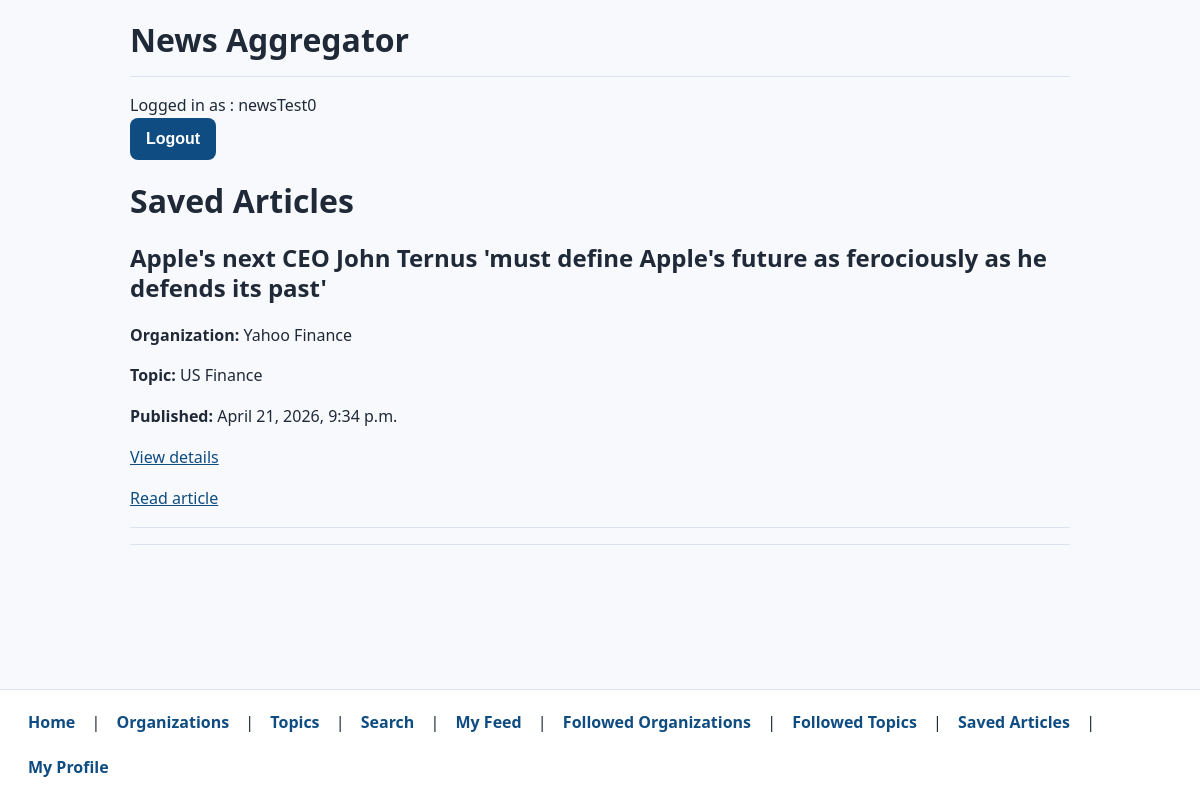
Screenshot of /project/saved_articles/ (signed in) with the database file from the repository.
### project/models.py (models this page shows)
class Article(models.Model):
    title = models.TextField(blank=True)
    url = models.URLField(blank=True)
    summary = models.TextField(blank=True)
    full_text = models.TextField(blank=True)
    published_date = models.DateTimeField(auto_now_add=True)
    organization = models.ForeignKey(Organization, on_delete=models.CASCADE)
    topic = models.ForeignKey(Topic, on_delete=models.CASCADE)

class Organization(models.Model):
    name = models.TextField(blank=True)
    owner = models.TextField(blank=True)
    description = models.TextField(blank=True)
    bias = models.TextField(blank=True)
    url = models.URLField(blank=True)
    independent = models.BooleanField(default=False)

class Topic(models.Model):
    topic = models.TextField(blank=True)
    description = models.TextField(blank=True)

### project/views.py (the view)
# urls.py: path('saved_articles/', SavedArticlesListView.as_view(), name='saved_articles' ),
class SavedArticlesListView(LoginRequiredMixin, ListView):
    model = Article
    template_name = 'project/saved_articles.html'
    context_object_name = 'articles'
    def get_queryset(self):
        my_profile = Profile.objects.get(user=self.request.user)
        return my_profile.saved_articles.all()

### project/templates/project/saved_articles.html (shortened to what this page needs)
{% extends 'project/base.html' %}
{% block content %}
<h1>Saved Articles</h1>
{% if articles %}
    <div>
    {% for article in articles %}
        <div>
            <h2>{{ article.title }}</h2>
            <p><strong>Organization:</strong> {{ article.organization.name }}</p>
            <p><strong>Topic:</strong> {{ article.topic.topic }}</p>
            <p><strong>Published:</strong> {{ article.published_date }}</p>
            <p><a href="{% url 'article' article.pk %}">View details</a></p>
            <p><a href="{{ article.url }}">Read article</a></p>
        </div>
        <hr />
    {% endfor %}
    </div>
{% else %}
    <p>You haven't saved any articles yet.</p>
{% endif %}
{% endblock %}

### project/templates/project/base.html (shortened to what this page needs)
{% load static %}
<html>
    <head>
        <link rel="stylesheet" type="text/css" href="{% static 'project/styles.css' %}?v=20260430a">
    </head>
    <body>
        <header>
            <h1>News Aggregator</h1>
        </header>
        <hr />
        <div>
            {% if request.user.is_authenticated %} Logged in as : {{request.user}}
            <form method="post" action="{% url 'logout' %}">
                <button type="submit">Logout</button>
            </form>
            {% endif %}
        </div>
        {% block content %} {% endblock %}
        <hr />
        <footer class="project-footer">
            <nav>
                <a href="{% url 'landing' %}">Home</a> |
                <a href="{% url 'organizations' %}">Organizations</a> |
                <a href="{% url 'topics' %}">Topics</a> |
                <a href="{% url 'article_search' %}">Search</a>
                {% if request.user.is_authenticated %}
                |
                <a href="{% url 'feed' %}">My Feed</a> |
                <a href="{% url 'followed_organizations' %}">Followed Organizations</a> |
                <a href="{% url 'followed_topics' %}">Followed Topics</a> |
                <a href="{% url 'saved_articles' %}">Saved Articles</a> |
                <a href="{% url 'profile_self' %}">My Profile</a>
                {% endif %}
            </nav>
        </footer>
    </body>
</html>

### static/project/styles.css (style rules this page uses)
:root { --bg: #f7f9fc; --surface: #ffffff; --text: #1f2937; --muted: #6b7280; --border: #dbe3ee; --link: #0f4c81; --link-hover: #0b3a63; --button: #0f4c81; --button-hover: #0b3a63; }
* { box-sizing: border-box; }
html, body { margin: 0; padding: 0; background: var(--bg); color: var(--text); font-family: "Segoe UI", Tahoma, Geneva, Verdana, sans-serif; line-height: 1.55; }
body { max-width: 980px; margin: 0 auto; padding: 20px 20px 90px; }
header h1 { margin: 0; font-size: 2rem; }
a { color: var(--link); }
h1, h2, h3 { line-height: 1.25; }
hr { border: 0; border-top: 1px solid var(--border); margin: 16px 0; }
nav a { display: inline-block; padding: 8px 10px; margin: 2px 2px; border-radius: 6px; text-decoration: none; font-weight: 600; }
button, input[type="submit"] { min-height: 42px; padding: 10px 16px; border: 0; border-radius: 8px; background: var(--button); color: #fff; font-size: 1rem; font-weight: 600; cursor: pointer; }
.project-footer { position: fixed !important; left: 0; right: 0; bottom: 0; background: var(--surface); border-top: 1px solid var(--border); padding: 10px 16px; z-index: 1000; }

### rows the page displays
Article: title "Apple's next CEO John Ternus 'must define Apple's future as ferociously as he defends its past'", organization.name "Yahoo Finance", topic.topic "US Finance", published_date "April 21, 2026, 9:34 p.m."

### other values shown
{{ request.user }} "newsTest0"
